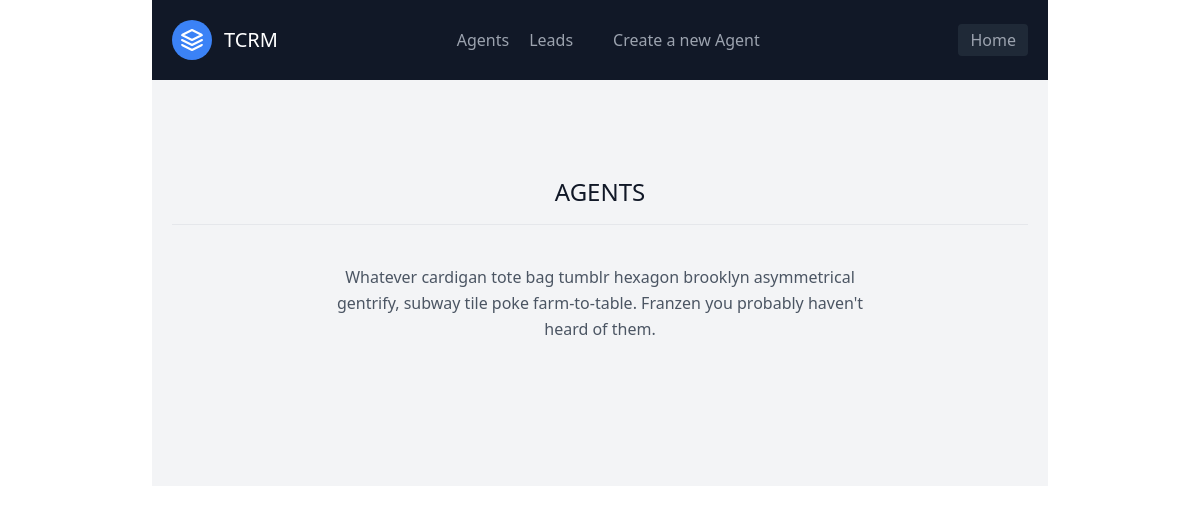
/agents/ (signed in), run on an earlier commit of the app's database.
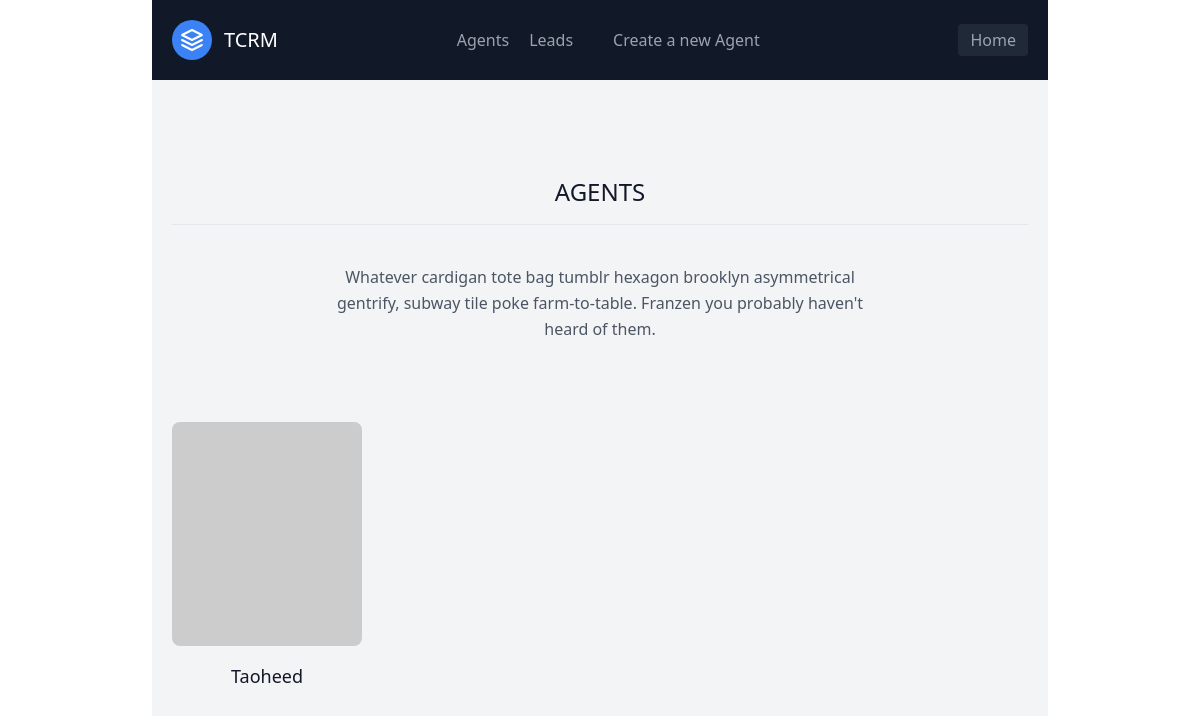
And on a later commit of the database.
### leads/models.py (models this page shows, shortened)
class Agent(models.Model):
    user = models.OneToOneField(User, on_delete=models.CASCADE)
    organisation = models.ForeignKey(UserProfile, on_delete=models.CASCADE)

class User(AbstractUser):
    pass

### agents/views.py (the view)
# urls.py: path('', AgentListView.as_view(), name="agent_list"),
class AgentListView(LoginRequiredMixin, generic.ListView):
    template_name = "agents/agent_list.html"
    context_object_name = "agents"
    def get_queryset(self):
        organisation = self.request.user.userprofile
        return Agent.objects.filter(organisation=organisation)

### agents/templates/agents/agent_list.html
{% extends 'leads/homepage_agent.html' %}
{% block content %}
<body>
    <section class="text-gray-600 body-font">
        <div class="container px-5 py-24 mx-auto">
          <div class="flex flex-col text-center w-full mb-20">
            <h1 class="text-2xl font-medium title-font mb-4 text-gray-900">AGENTS</h1>
            <hr class="h-10">
            <p class="lg:w-2/3 mx-auto leading-relaxed text-base">Whatever cardigan tote bag tumblr hexagon brooklyn asymmetrical gentrify, subway tile poke farm-to-table. Franzen you probably haven't heard of them.</p>
          </div>
          <div class="flex flex-wrap -m-4">
            {% for agent in agents %}
            <div class="p-4 lg:w-1/4 md:w-1/2">
              <div class="h-full flex flex-col items-center text-center">
                <img alt="team" class="flex-shrink-0 rounded-lg w-full h-56 object-cover object-center mb-4" src="https://dummyimage.com/203x203">
                <div class="w-full">
                  <h2 class="title-font font-medium text-lg text-gray-900"><a href="{{ agent.id }}"> {{ agent.user.username }}</a></h2>
                </div>
              </div>
            </div>
            {% endfor %}
          </div>
        </div>
      </section>
</body>
{% endblock content %}

What changed in the data, as far as the page shows it:
added Agent: user.username "Taoheed"
